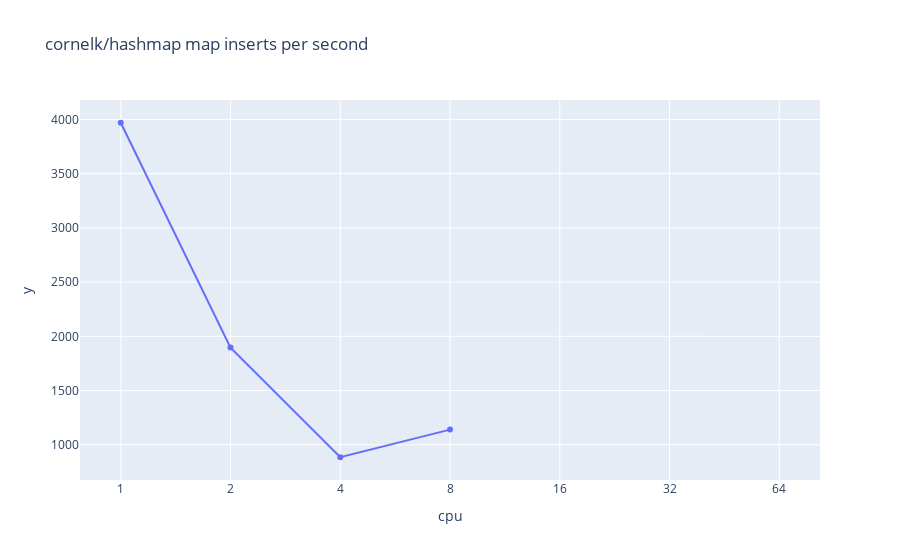
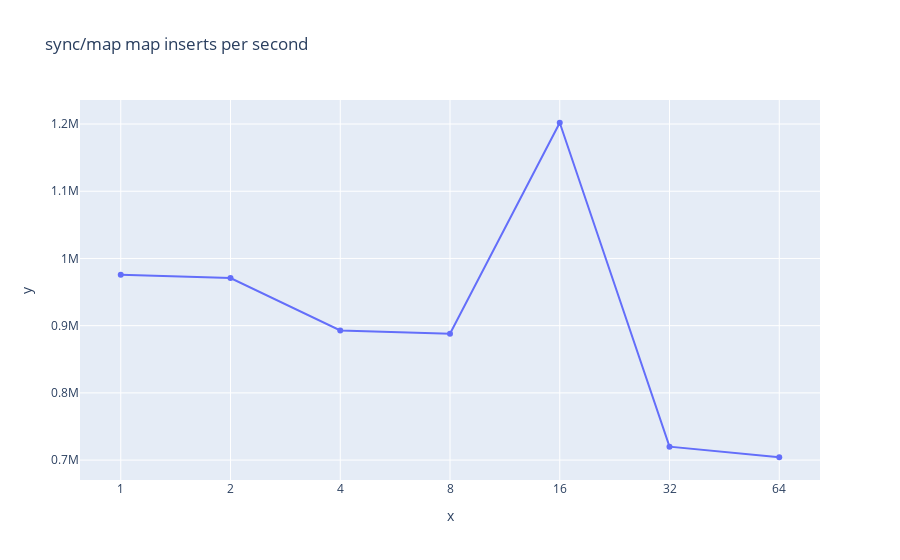
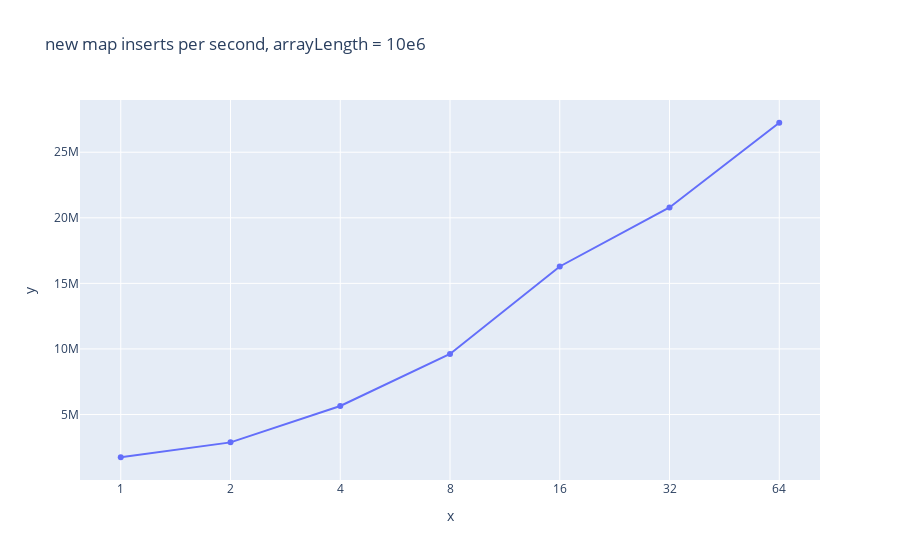
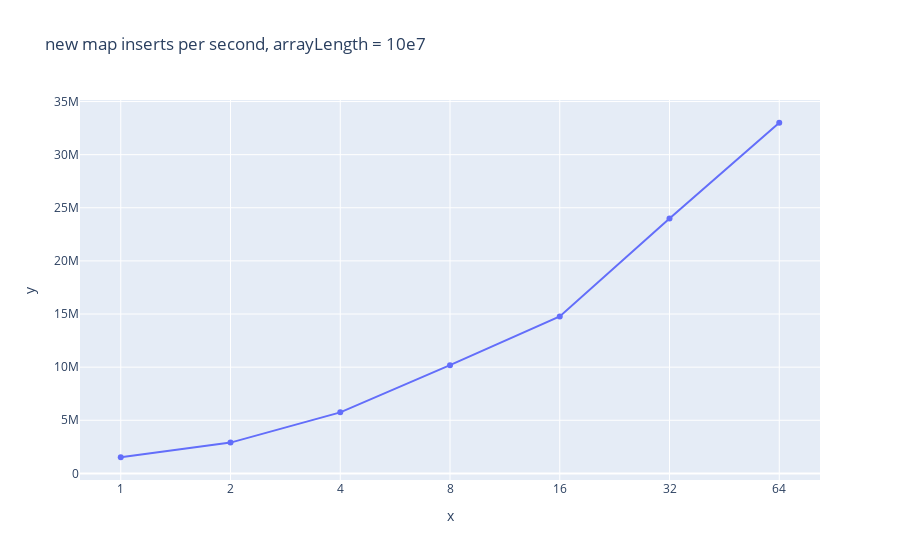

The code cell stored with these charts, in order, in its notebook:
### Markdown cell above
# Hash Map

### Code cell
import pandas as pd
import matplotlib.pyplot as plt
import numpy as np
import plotly.express as px
import plotly.graph_objects as go

d = pd.read_csv("cornelk.csv")
d2 = pd.read_csv("syncMap.csv")
d3 = pd.read_csv("kobi10e6.csv")
d4 = pd.read_csv("kobi10e7.csv")

fig = px.line(d, x=d["cpu"], y=1/(d["nsop"]*10**-9), title='cornelk/hashmap map inserts per second')
fig.update_traces(mode='lines+markers')
fig.update_layout(xaxis_type='category')
fig.show()

fig2 = px.line(d, x=d2["cpu"], y=1/(d2["nsop"]*10**-9), title='sync/map map inserts per second')
fig2.update_traces(mode='lines+markers')
fig2.update_layout(xaxis_type='category')
fig2.show()

fig3 = px.line(d, x=d3["cpu"], y=1/(d3["nsop"]*10**-9), title='new map inserts per second, arrayLength = 10e6')
fig3.update_traces(mode='lines+markers')
fig3.update_layout(xaxis_type='category')
fig3.show()

fig4 = px.line(d, x=d4["cpu"], y=1/(d4["nsop"]*10**-9), title='new map inserts per second, arrayLength = 10e7')
fig4.update_traces(mode='lines+markers')
fig4.update_layout(xaxis_type='category')
fig4.show()

### Figure 1 — Plotly figure (JSON) as saved in the notebook; plotly's stock layout.template omitted (floating-point values rounded to 4 significant figures)
{"data": [{"hoverlabel": {"namelength": 0}, "hovertemplate": "cpu=%{x}<br>y=%{y}", "legendgroup": "", "line": {"color": "#636efa", "dash": "solid"}, "mode": "lines+markers", "name": "", "showlegend": false, "type": "scatter", "x": [1, 2, 4, 8, 16, 32, 64], "xaxis": "x", "y": [3969.0, 1896.0, 884.7, 1140.0, null, null, null], "yaxis": "y"}], "layout": {"autosize": true, "legend": {"tracegroupgap": 0}, "title": {"text": "cornelk/hashmap map inserts per second"}, "xaxis": {"anchor": "y", "autorange": true, "domain": [0, 1], "range": [-0.3581, 6.358], "title": {"text": "cpu"}, "type": "category"}, "yaxis": {"anchor": "x", "autorange": true, "domain": [0, 1], "range": [658.8, 4195.0], "title": {"text": "y"}, "type": "linear"}}}

### Figure 2 — Plotly figure (JSON) as saved in the notebook; plotly's stock layout.template omitted (floating-point values rounded to 4 significant figures)
{"data": [{"hoverlabel": {"namelength": 0}, "hovertemplate": "x=%{x}<br>y=%{y}", "legendgroup": "", "line": {"color": "#636efa", "dash": "solid"}, "mode": "lines+markers", "name": "", "showlegend": false, "type": "scatter", "x": [1, 2, 4, 8, 16, 32, 64], "xaxis": "x", "y": [975600.0, 970900.0, 892900.0, 888100.0, 1202000.0, 719900.0, 704200.0], "yaxis": "y"}], "layout": {"autosize": true, "legend": {"tracegroupgap": 0}, "title": {"text": "sync/map map inserts per second"}, "xaxis": {"anchor": "y", "autorange": true, "domain": [0, 1], "range": [-0.3581, 6.358], "title": {"text": "x"}, "type": "category"}, "yaxis": {"anchor": "x", "autorange": true, "domain": [0, 1], "range": [667800.0, 1238000.0], "title": {"text": "y"}, "type": "linear"}}}

### Figure 3 — Plotly figure (JSON) as saved in the notebook; plotly's stock layout.template omitted (floating-point values rounded to 4 significant figures)
{"data": [{"hoverlabel": {"namelength": 0}, "hovertemplate": "x=%{x}<br>y=%{y}", "legendgroup": "", "line": {"color": "#636efa", "dash": "solid"}, "mode": "lines+markers", "name": "", "showlegend": false, "type": "scatter", "x": [1, 2, 4, 8, 16, 32, 64], "xaxis": "x", "y": [1739000.0, 2874000.0, 5650000.0, 9615000.0, 16290000.0, 20790000.0, 27250000.0], "yaxis": "y"}], "layout": {"autosize": true, "legend": {"tracegroupgap": 0}, "title": {"text": "new map inserts per second, arrayLength = 10e6"}, "xaxis": {"anchor": "y", "autorange": true, "domain": [0, 1], "range": [-0.3581, 6.358], "title": {"text": "x"}, "type": "category"}, "yaxis": {"anchor": "x", "autorange": true, "domain": [0, 1], "range": [-129400.0, 29120000.0], "title": {"text": "y"}, "type": "linear"}}}

### Figure 4 — Plotly figure (JSON) as saved in the notebook; plotly's stock layout.template omitted (floating-point values rounded to 4 significant figures)
{"data": [{"hoverlabel": {"namelength": 0}, "hovertemplate": "x=%{x}<br>y=%{y}", "legendgroup": "", "line": {"color": "#636efa", "dash": "solid"}, "mode": "lines+markers", "name": "", "showlegend": false, "type": "scatter", "x": [1, 2, 4, 8, 16, 32, 64], "xaxis": "x", "y": [1520000.0, 2899000.0, 5747000.0, 10180000.0, 14770000.0, 23980000.0, 33000000.0], "yaxis": "y"}], "layout": {"autosize": true, "legend": {"tracegroupgap": 0}, "title": {"text": "new map inserts per second, arrayLength = 10e7"}, "xaxis": {"anchor": "y", "autorange": true, "domain": [0, 1], "range": [-0.3581, 6.358], "title": {"text": "x"}, "type": "category"}, "yaxis": {"anchor": "x", "autorange": true, "domain": [0, 1], "range": [-786400.0, 35310000.0], "title": {"text": "y"}, "type": "linear"}}}
